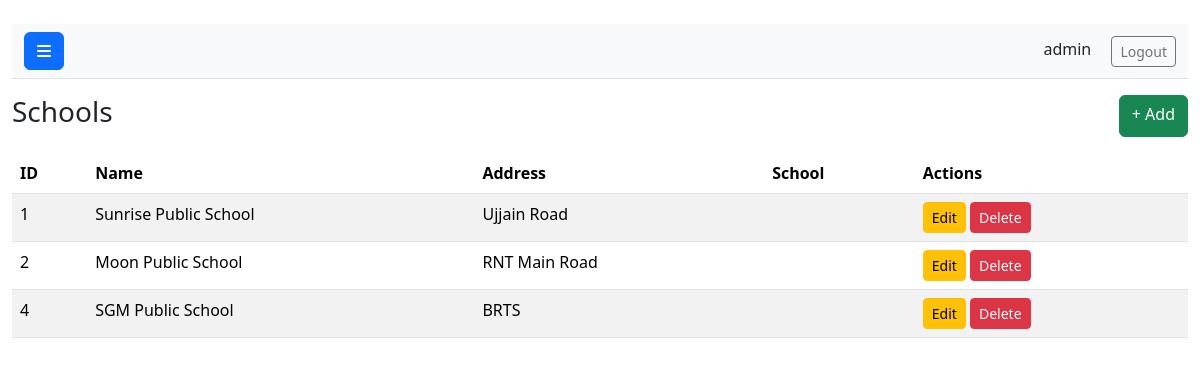
Screenshot of /schools/ (signed in) with the database file from the repository.
### core/models.py (models this page shows, shortened)
class User(AbstractUser):
    role = models.ForeignKey(Role, null=True, blank=True, on_delete=models.SET_NULL)
    groups = models.ManyToManyField(
        'auth.Group',
        verbose_name='groups',
        blank=True,
        help_text='The groups this user belongs to. A user will get all permissions granted to each of their groups.',
        related_name='core_user_set',
        related_query_name='user',
    )
    user_permissions = models.ManyToManyField(
        'auth.Permission',
        verbose_name='user permissions',
        blank=True,
        help_text='Specific permissions for this user.',
        related_name='core_user_set',
        related_query_name='user',
    )

class School(models.Model):
    name = models.CharField(max_length=255)
    address = models.TextField(blank=True)

### core/views.py (the view)
# urls.py: path('schools/', views.schools_list, name='schools_list'),
@login_required
@role_required('Admin')
def schools_list(request):
    schools = School.objects.all()
    return render(request,'schools/list.html',{'schools':schools})

### core/views.py (called while the page is built)
def role_required(*role_names):
    def decorator(view_func):
        @wraps(view_func)
        def _wrapped_view(request, *args, **kwargs):
            if request.user.is_superuser:
                return view_func(request, *args, **kwargs)
            if hasattr(request.user, 'role') and request.user.role.name in role_names:
                return view_func(request, *args, **kwargs)
            return redirect('select_dashboard')
        return _wrapped_view
    return decorator

### templates/schools/list.html (shortened to what this page needs)
{% extends 'base.html' %}
{% block content %}
<div class="d-flex {% if user.is_authenticated %}toggled{% endif %}" id="wrapper">
      <div id="page-content-wrapper"
        style="{% if user.is_authenticated %}
          width:100%;
        {% else %}
            margin-left:0;
        {% endif %}">
        <nav class="navbar navbar-expand-lg navbar-light bg-light border-bottom">
          <div class="container-fluid">
              <button class="btn btn-primary" id="sidebarToggle"><i class="fa fa-bars"></i></button>
            <div class="ms-auto">
              {% if user.is_authenticated %}
                <span class="me-3">{{ user.username }}</span>
                <a href="/logout/" class="btn btn-outline-secondary btn-sm">Logout</a>
              {% else %}
                <a href="/login/" class="btn btn-outline-primary btn-sm">Login</a>
              {% endif %}
            </div>
          </div>
        </nav>
<div class="d-flex justify-content-between mb-3 pt-3"><h3>Schools</h3><a href="/schools/add/" class="btn btn-success">+ Add</a></div>
<table class="table table-striped">
<thead><tr><th>ID</th><th>Name</th><th>Address</th><th>School</th><th>Actions</th></tr></thead>
<tbody>
{% for t in schools %}
<tr>
<td>{{ t.id }}</td>
<td>{{ t.name }}</td>
<td>{{ t.address }}</td>
<td>{{ t.school.name }}</td>
<td>
<a href="/schools/edit/{{ t.id }}/" class="btn btn-sm btn-warning">Edit</a>
<button class="btn btn-sm btn-danger" onclick="confirmDelete('{{ t.id }}')">Delete</button>
</td>
</tr>
{% endfor %}
</tbody>
</table>
{% endblock %}

### templates/base.html (style rules this page uses)
#wrapper.toggled #page-content-wrapper { margin-left: 0; width: 100%; }

### rows the page displays
User: username "admin"
School: id "1", name "Sunrise Public School", address "Ujjain Road"
School: id "2", name "Moon Public School", address "RNT Main Road"
School: id "4", name "SGM Public School", address "BRTS"
